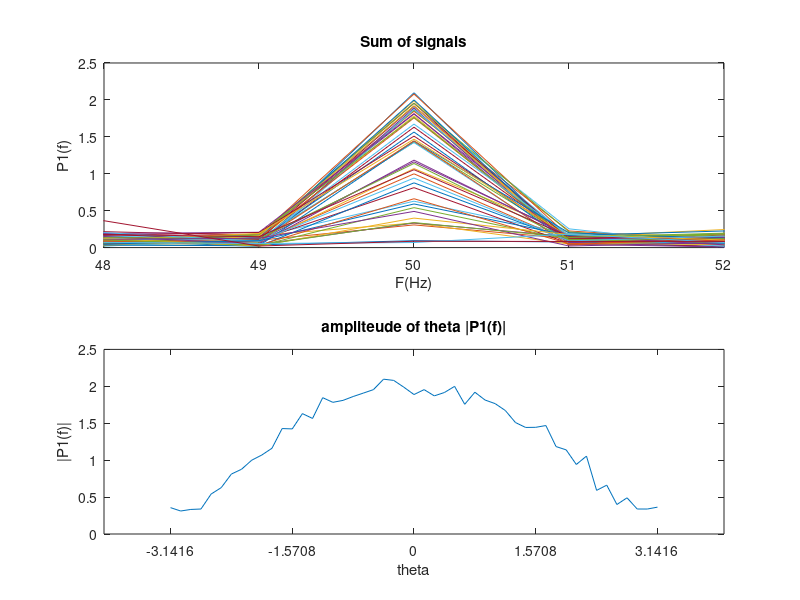

Here is the MATLAB script that generated this plot:
clear;
close all;
clc;
peek1 = []
peek2 = []
inexes1 = []
inexes2 = []
subplot(2,1,1);
steps = -pi:pi/24:pi;
Fs = 1000;
i = Fs;
T = 1/Fs;
L = Fs;
t = (0:L-1)*T;
for theta = steps
    S1 = sin(2*pi*50*t + 0);
    S2 = sin(2*pi*50*t + theta);
    N1 = randn(size(t));
    N2 = randn(size(t));
    X1 = S1 + N1;
    X2 = S2 + N1;

    Y = fft(X1 + X2);
    f = i*(0:(i/2))/i;
    P2 = abs(Y/i);
    P1 = 2*P2(1:floor(i/2)+1);
    [a1,b1] = max(P1);
    peek1 = [peek1 a1];
    inexes1 = [inexes1 b1];
    plot(f, P1 );
    hold on;
end
title("Sum of signals")
xlabel("F(Hz)")
ylabel("P1(f)")
xlim([50-2 50+2])

subplot(2,1,2)
plot(steps, peek1)
title("ampliteude of theta |P1(f)|")
xlabel("theta")
xticks([-pi:pi/2:pi])
ylabel("|P1(f)|")

